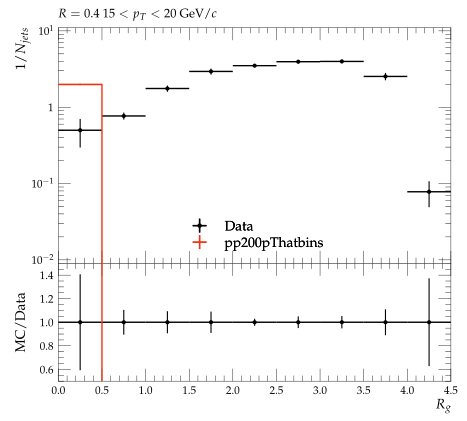

The script that saved this image:
#! /usr/bin/env python3

# This Python script was auto-generated using YODA v2.1.0.
# Analysis object: /STAR_2020_I1783875/d09-x01-y01
# Timestamp: 08-10-2025 (02:59:01)

import matplotlib as mpl
import matplotlib.pyplot as plt
mpl.use('Agg') # comment out for interactive use
import os
import numpy as np
from numpy import nan, inf

plotDir = os.path.split(os.path.realpath(__file__))[0]
if 'YODA_USER_PLOT_PATH' in globals():
    plot_outdir = globals()['YODA_USER_PLOT_PATH']
else:
    plot_outdir = plotDir

#plot style
plt.style.use(os.path.join(plotDir, '../default.mplstyle'))
# plot metadata
figW, figH = plt.rcParams['figure.figsize']
ax_xLabel = r'$R_{g}$'
ax_yLabel = r'$1/N_{jets}$'
ax_title  = r'$R=0.4 ~ 15 < p_{T} < 20$ GeV/$c$'
ax_xScale = 'linear'
ax_yScale = 'log'
xLims = (0.0, 4.5)
yLims = (0.009000000000000001, 11.0)

# TeX-friendly labels for the legend
labels = {
    'legend' : ([ r"Data", r"pp200pThatbins" ], r""),
}

# Adjust canvas width and height
canvasW = 10.0
canvasH = 9.0
figW *= canvasW/10.
figH *= canvasH/9.

# Create figure and axis objects
fig, (ax, ratio0_ax) = plt.subplots(2, 1, sharex=True,
                  figsize=(figW,figH), gridspec_kw={'height_ratios': (6.0, 3.0)})

# Set figure margins
plt.subplots_adjust(
    left   = 1.0 * plt.rcParams['figure.subplot.left'],
    right  = 1.0 * plt.rcParams['figure.subplot.right'],
    top    = 1.0 * plt.rcParams['figure.subplot.top'],
    bottom = 1.0 * plt.rcParams['figure.subplot.bottom'])

ratio0_ax.yaxis.set_major_locator(mpl.ticker.MultipleLocator(0.2))
ratio0_ax.set_ylim(0.5, 1.4999)
ratio0_ax.set_ylabel('MC/Data')

# the numerical data is stored in a separate file
dataf = dict()
prefix = os.path.split(__file__)[0]
if prefix:    prefix = prefix + '/'
exec(open(prefix+'d09-x01-y01__data.py').read(), dataf)


legend_handles = dict() # keep track of handles for the legend

# style options for curves
# starts at zorder>=5 to draw curve on top of legend
styles = {
  'Data': {
    'color' : 'black',
    'linestyle' : '-',
    'linewidth' : 1,
    'marker' : 'o',
    'markersize' : 2,
    'capsize' : 0.0,
    'zorder' : 5,
    'histstyle' : 0,
    'drawstyle' : 'steps-pre',
    'xerrorbars' : 1,
    'yerrorbars' : 1,
    'fillcolor' : None,
    'fillopacity' : 1.0,
    'ratio0_linestyle' : '-',
    'ratio0_linewidth' : 1,
    'ratio0_marker' : 'o',
    'ratio0_markersize' : 2,
    'ratio0_capsize' : 0.0,
    'ratio0_zorder' : 5,
    'ratio0_histstyle' : 0,
    'ratio0_drawstyle' : 'steps-pre',
    'ratio0_xerrorbars' : 1,
    'ratio0_yerrorbars' : 1,
  },
  'pp200pThatbins.yoda': {
    'color' : '#EE3311',
    'linestyle' : '-',
    'linewidth' : 1,
    'marker' : 'none',
    'markersize' : 2,
    'capsize' : 0.0,
    'zorder' : 6,
    'histstyle' : 1,
    'drawstyle' : 'steps-pre',
    'xerrorbars' : 1,
    'yerrorbars' : 1,
    'fillcolor' : None,
    'fillopacity' : 1.0,
    'ratio0_linestyle' : '-',
    'ratio0_linewidth' : 1,
    'ratio0_marker' : 'none',
    'ratio0_markersize' : 2,
    'ratio0_capsize' : 0.0,
    'ratio0_zorder' : 6,
    'ratio0_histstyle' : 1,
    'ratio0_drawstyle' : 'steps-pre',
    'ratio0_xerrorbars' : 1,
    'ratio0_yerrorbars' : 1,
  },
}

# curve from input yoda files in main panel
for label, yvals in dataf['yvals'].items():
    if all(np.isnan(v) for v in dataf['yvals'][label]):
        continue
    tmp = None
    if styles[label]['histstyle']: # draw as histogram
        xpos = dataf['xedges'][label] if styles[label]['drawstyle'] else dataf['xpoints'][label]
        ypos = np.insert(yvals, 0, yvals[0]) if styles[label]['drawstyle'] else yvals
        if styles[label]['fillcolor']: # fill area below curve
            ax.fill_between(xpos, ypos, step='pre',
                            color=styles[label]['fillcolor'],
                            alpha=styles[label]['fillopacity'])
        tmp, = ax.plot(xpos, ypos,
                       color=styles[label]['color'],
                       linestyle=styles[label]['linestyle'],
                       linewidth=styles[label]['linewidth'],
                       drawstyle=styles[label]['drawstyle'], solid_joinstyle='miter',
                       zorder=styles[label]['zorder'], label=label)
    tmp = ax.errorbar(dataf['xpoints'][label], yvals,
                      xerr=np.array(dataf['xerrs'][label])*styles[label]['xerrorbars'],
                      yerr=np.array(dataf['yerrs'][label])*styles[label]['yerrorbars'],
                      fmt=styles[label]['marker'], capsize=styles[label]['capsize'],
                      markersize=styles[label]['markersize'],
                      ecolor=styles[label]['color'],
                      color=styles[label]['color'], zorder=styles[label]['zorder'])
    tmp[-1][0].set_linestyle(styles[label]['linestyle'])
    tmp[-1][0].set_linewidth(styles[label]['linewidth'])
    if label in dataf['add_legend_handle']:  legend_handles[label] = tmp
    for varLabel in dataf['variation_yvals'].keys():
        if varLabel.startswith(label):
            tmp, = ax.plot(dataf['xedges'][label], dataf['variation_yvals'][varLabel],
                           color=styles[label]['color'],
                           linestyle=styles[label]['linestyle'],
                           linewidth=styles[label]['linewidth'],
                           drawstyle='steps-pre', solid_joinstyle='miter',
                           zorder=styles[label]['zorder'], alpha=0.5)


# plots on ratio panel
# curve from input yoda files in ratio panel
for label, yvals in dataf['ratio0_yvals'].items():
    if all(np.isnan(v) for v in yvals):
        continue
    if styles[label]['ratio0_histstyle']: # plot as histogram
        xpos = dataf['xedges']['Data'] if styles[label]['ratio0_drawstyle'] else dataf['xpoints']['Data']
        ypos = np.insert(yvals, 0, yvals[0]) if styles[label]['ratio0_drawstyle'] else yvals
        ratio0_ax.plot(xpos, ypos,
                       color=styles[label]['color'],
                       linewidth=styles[label]['linewidth'],
                       linestyle=styles[label]['ratio0_linestyle'],
                       drawstyle=styles[label]['ratio0_drawstyle'], zorder=styles[label]['zorder'],
                       solid_joinstyle='miter')
    tmp = ratio0_ax.errorbar(dataf['xpoints']['Data'], yvals,
                             xerr=np.array(dataf['ref_xerrs'])*styles[label]['ratio0_xerrorbars'],
                             yerr=np.array(dataf['ratio0_yerrs'][label])*styles[label]['ratio0_yerrorbars'],
                             fmt=styles[label]['ratio0_marker'], capsize=styles[label]['ratio0_capsize'],
                             markersize=styles[label]['ratio0_markersize'],
                             ecolor=styles[label]['color'],
                             color=styles[label]['color'])
    tmp[-1][0].set_linestyle(styles[label]['ratio0_linestyle'])
    tmp[-1][0].set_linewidth(styles[label]['ratio0_linewidth'])

    for varlabel in dataf['ratio0_variation_vals'].keys():
        if varlabel.startswith(label):
            ratio0_ax.plot(dataf['xedges']['Data'],
                            dataf['ratio0_variation_vals'][varlabel],
                            color=styles[label]['color'],
                            linestyle=styles[label]['linestyle'],
                            linewidth=styles[label]['linewidth'],
                            drawstyle='steps-pre', solid_joinstyle='miter',
                            zorder=1, alpha=0.5)

legend_items = list(legend_handles.values())
ax.add_artist(ax.legend(legend_items,
                        labels['legend'][0],
                        title=labels['legend'][1],
                        alignment='left',
                        loc='lower center',
                        bbox_to_anchor=(0.5, 0.0)))

# set plot metadata as defined above
ratio0_ax.set_xlabel(ax_xLabel)
ratio0_ax.xaxis.set_label_coords(1., -0.15)
ax.set_ylabel(ax_yLabel, ha='right', va='top')
ax.yaxis.set_label_coords(-0.11, 1.0)
ax.set_title(ax_title, loc='left')
ax.set_xscale(ax_xScale)
ax.set_yscale(ax_yScale)
ax.set_xlim(xLims)
ax.set_ylim(yLims)

# tick formatting
plt.rcParams['xtick.top'] = True
plt.rcParams['ytick.right'] = True
ax.yaxis.set_major_locator(mpl.ticker.LogLocator(base=10.0, numticks=np.inf))
ax.yaxis.set_minor_locator(mpl.ticker.LogLocator(
                           base=10.0, subs=np.arange(0.1, 1, 0.1), numticks=np.inf))
fig.align_ylabels((ax, ratio0_ax))
plt.savefig(os.path.join(plot_outdir, 'd09-x01-y01.pdf'), format='PDF')
plt.savefig(os.path.join(plot_outdir, 'd09-x01-y01.png'), format='PNG')

plt.close(fig)
